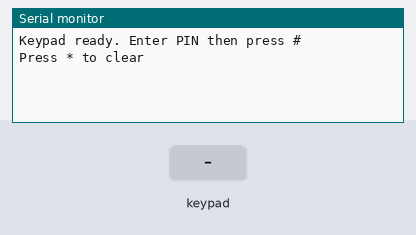
This sketch was run on a simulated Arduino Uno, built with avr-gcc and run on an emulated ATmega328P. Shown: the last lines printed to the serial monitor. The inputs (shaded band) are chosen by the test bench.

Above: at 2.2 s.
2.3 s: key '1' pressed
At 3.4 s:
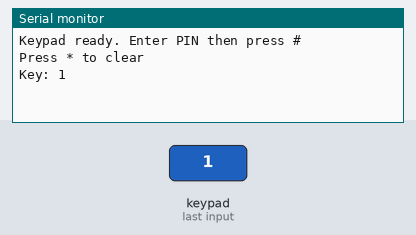
3.8 s: keypad keys 1 2 3 4 # pressed 0.4 s apart
At 5.9 s:
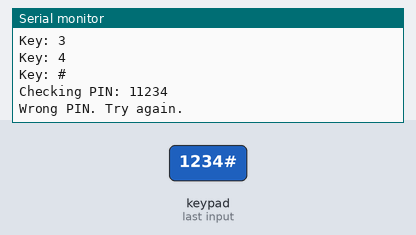
7.3 s: key 'A' pressed
At 8.4 s:
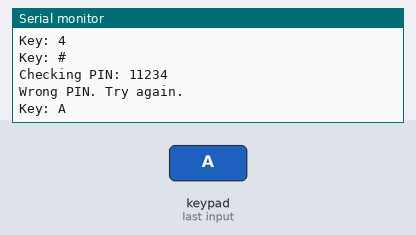
8.8 s: keypad keys 1 2 3 4 * pressed 0.4 s apart
At 10.9 s:
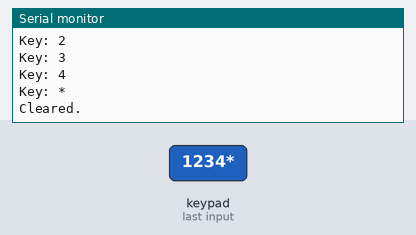
12.3 s: key 'B' pressed
At 13.4 s:
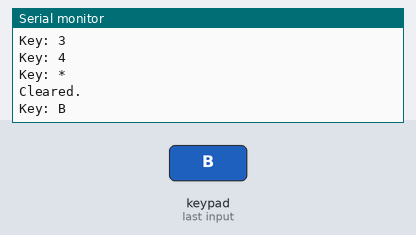
13.8 s: keypad keys 1 2 3 4 D pressed 0.4 s apart
At 16.0 s:
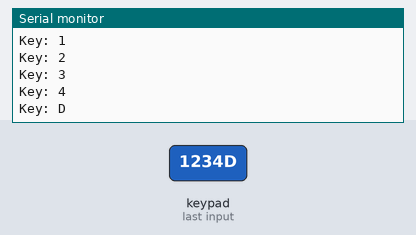
Timing chart, 0 to 17.5 s (numbered marks = the images above; inputs shaded):
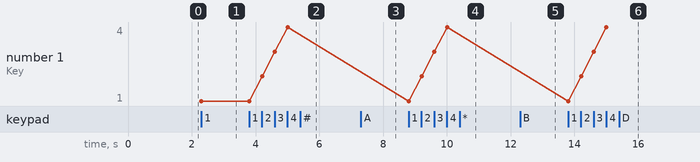

The sketch:

06_keypad_test.ino
```cpp
/*
 * 02 - 4x4 KEYPAD TEST
 * Safe Box — University of Oulu Prototyping Course
 *
 * Reads key presses. Enter the correct PIN and press #.
 * Press * to clear and start again.
 *
 * Library: Keypad by Mark Stanley and Alexander Brevig
 * GitHub:  github.com/Chris--A/Keypad
 * Install: add "Keypad" to libraries.txt in Wokwi,
 *          or Tools > Manage Libraries > search "Keypad" in Arduino IDE.
 *
 * Wiring:
 *   R1 → GP2  (Pin 4)    C1 → GP8  (Pin 11)
 *   R2 → GP3  (Pin 5)    C2 → GP9  (Pin 12)
 *   R3 → GP6  (Pin 9)    C3 → GP10 (Pin 14)
 *   R4 → GP7  (Pin 10)   C4 → GP11 (Pin 15)
 */

#include <Keypad.h>

const byte ROWS = 4;
const byte COLS = 4;

char keys[ROWS][COLS] = {
  {'1','2','3','A'},
  {'4','5','6','B'},
  {'7','8','9','C'},
  {'*','0','#','D'}
};

byte rowPins[ROWS] = {2, 3, 6, 7};
byte colPins[COLS] = {8, 9, 10, 11};

Keypad keypad = Keypad(makeKeymap(keys), rowPins, colPins, ROWS, COLS);

const String CORRECT_PIN = "1234";  // change this to your PIN
String enteredPIN = "";

void setup() {
  Serial.begin(115200);
  delay(1000);
  Serial.println("Keypad ready. Enter PIN then press #");
  Serial.println("Press * to clear");
}

void loop() {
  char key = keypad.getKey();
  if (key == NO_KEY) return;

  Serial.print("Key: "); Serial.println(key);

  if (key == '*') {
    enteredPIN = "";
    Serial.println("Cleared.");

  } else if (key == '#') {
    Serial.print("Checking PIN: "); Serial.println(enteredPIN);
    if (enteredPIN == CORRECT_PIN) {
      Serial.println(">>> CORRECT — UNLOCKED!");
    } else {
      Serial.println("Wrong PIN. Try again.");
    }
    enteredPIN = "";

  } else {
    enteredPIN += key;
    if (enteredPIN.length() > 6) { enteredPIN = ""; Serial.println("Too long — cleared."); }
  }
}
```

Measured:
- after the input at 2.3 s, the serial monitor: prints a new line at once (image 1)
- after the input at 3.8 s, the serial monitor: prints a new line after 0.41 s (image 2)
- after the input at 7.3 s, the serial monitor: prints a new line at once (image 3)
- after the input at 8.8 s, the serial monitor: prints a new line at once (image 4)
- after the input at 12.3 s, the serial monitor: prints a new line at once (image 5)
- after the input at 13.8 s, the serial monitor: prints a new line at once (image 6)
- plotted number 1: 1 → 4 after the input at 3.8 s
